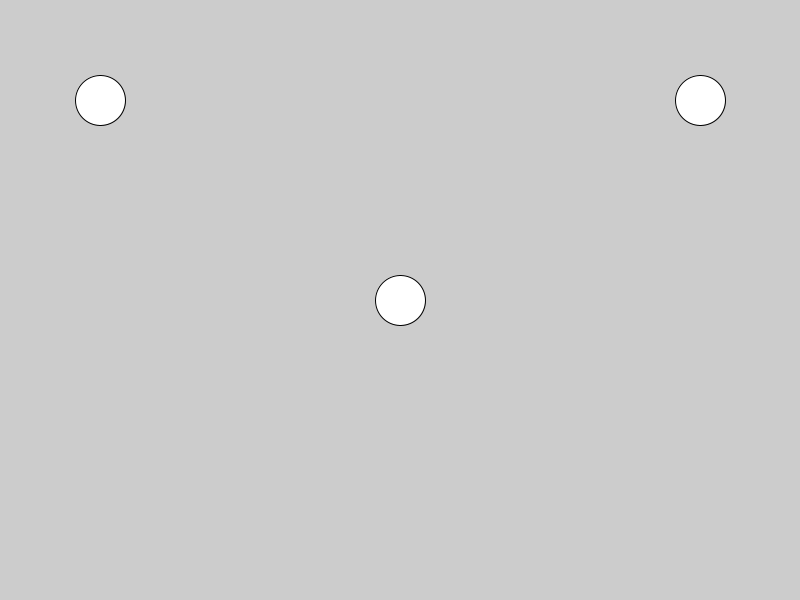
Frame 1 (no input)
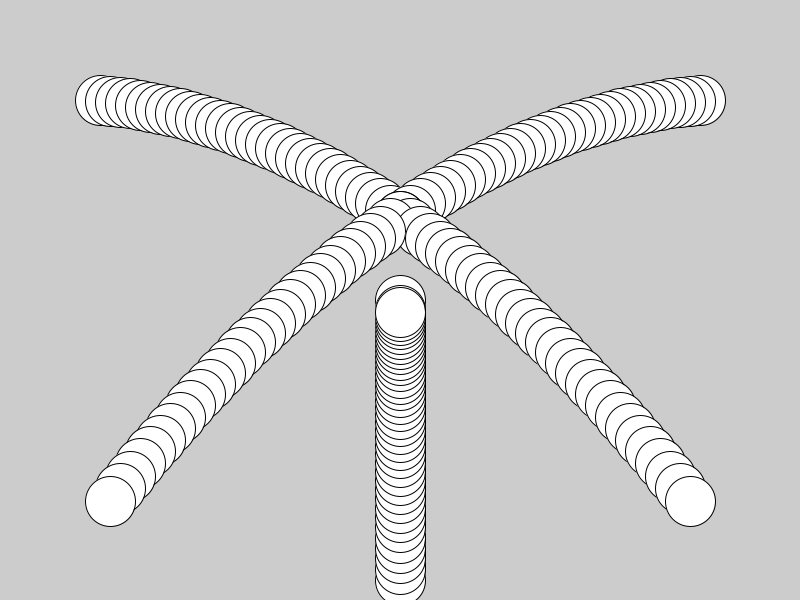
Frame 60 (the mouse pressed at the canvas centre just before this capture)
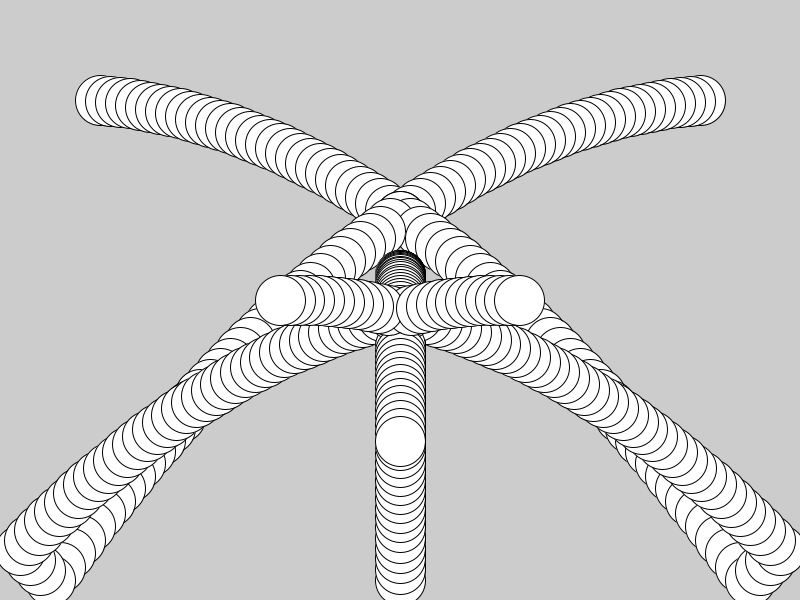
Frame 120 (the mouse held since frame 60 and released just before this capture)

The Processing sketch that drew these frames (run headless with seeded random() and noise(); from frame 60 on, the mouse is pressed at the canvas centre):

// Processing sketch: classBouncer
// ── classBouncer.pde
Bouncer b;
Bouncer b2;
Bouncer b3;

void setup(){
  //fullScreen();
  size(800, 600);
  b = new Bouncer(100, 100, 10, 1);
  b2 = new Bouncer(700, 100, -10, 1);
  b3 = new Bouncer(400, 300, 0, 10);
}

void draw(){
 //background(50); 
 b.bounce();
 b2.bounce();
 b3.bounce();
}

// ── bouncer.pde
class Bouncer {
  float x;
  float y;
  float d = 50;
  float cy;
  float cx;
  float g = 0.2;
  float energyLoss = .75;

  Bouncer(float newx, float newy, float newcx, float newcy) {
    x = newx;
    y = newy;
    cx = newcx;
    cy = newcy;
  }

  void bounce() {
    circle(x, y, d);
    y += cy;
    x += cx;
    cy += g;
    if (y >= height - (d/2)) {
      cy = -(cy*energyLoss);
      if (cy <= 1 && cy >= -1) {
        cy = 0;
      }
    }

    if (x >= width - (d/2) || x <= (d/2)) {
      cx = -(cx * .98);
      if (cy == 0) {
        cx = cx * 0.5;
      }
    }
  }
}
